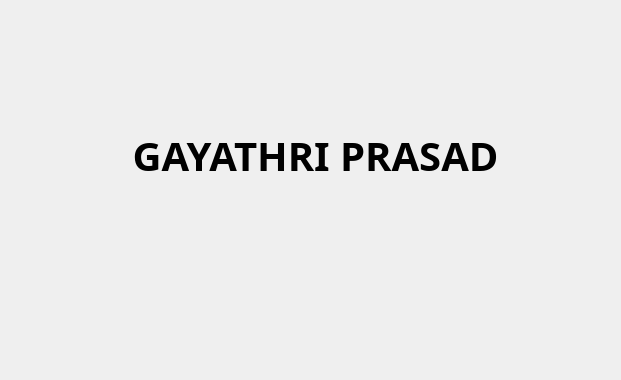
<?xml version="1.0" encoding="UTF-8"?>
<ui version="4.0">
 <class>form1</class>
 <widget class="QWidget" name="form1">
  <property name="geometry">
   <rect>
    <x>0</x>
    <y>0</y>
    <width>621</width>
    <height>380</height>
   </rect>
  </property>
  <property name="windowTitle">
   <string>Name Display</string>
  </property>
  <widget class="QLabel" name="l1">
   <property name="geometry">
    <rect>
     <x>60</x>
     <y>120</y>
     <width>511</width>
     <height>71</height>
    </rect>
   </property>
   <property name="font">
    <font>
     <family>Britannic Bold</family>
     <pointsize>30</pointsize>
     <weight>75</weight>
     <italic>false</italic>
     <bold>true</bold>
    </font>
   </property>
   <property name="text">
    <string>GAYATHRI PRASAD</string>
   </property>
   <property name="alignment">
    <set>Qt::AlignCenter</set>
   </property>
  </widget>
 </widget>
 <resources/>
 <connections/>
</ui>
